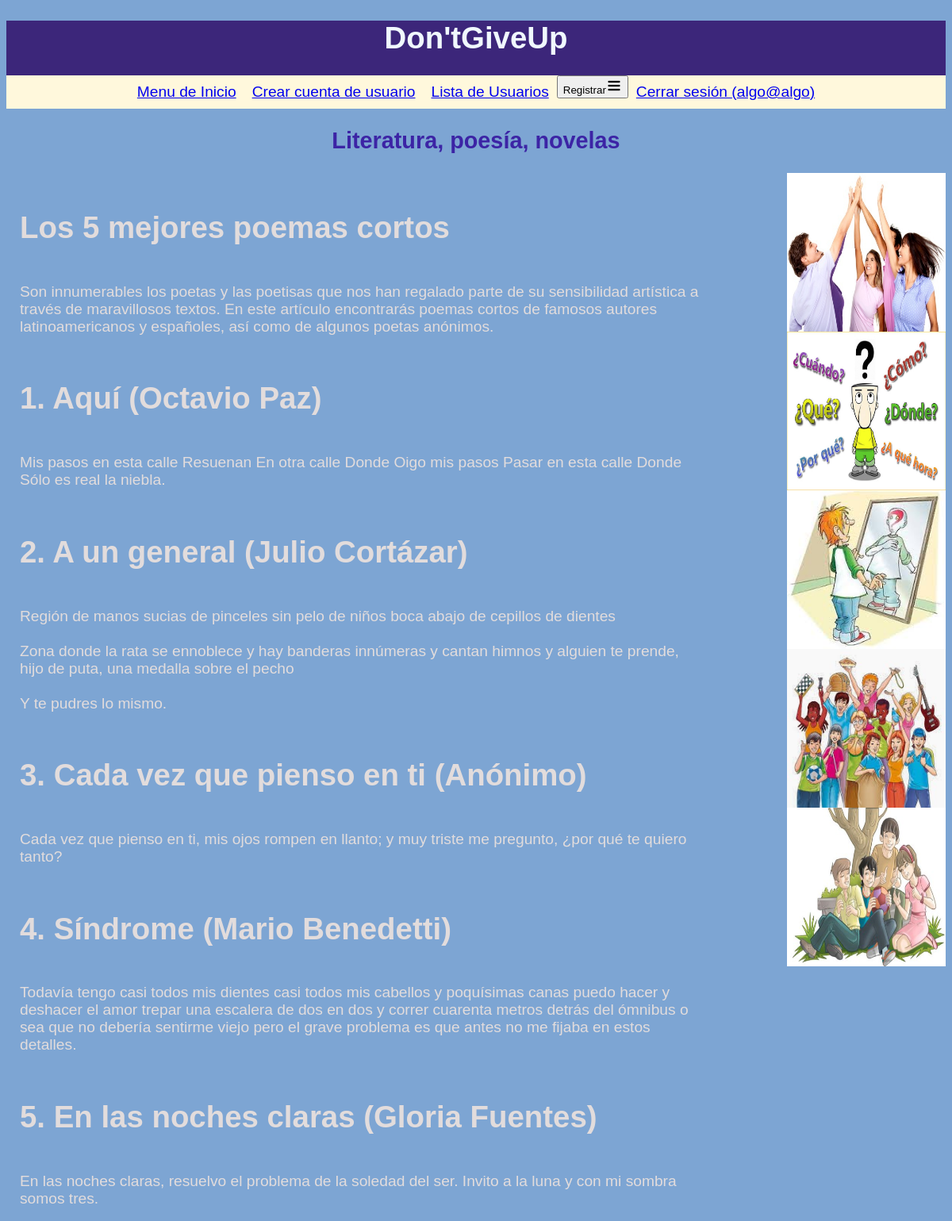
/poesia.php (signed in), run on the app's committed database.
### tables this page shows
CREATE TABLE `poesia` (
  `id` int(11) NOT NULL,
  `titulo` varchar(500) NOT NULL,
  `contenido` text NOT NULL
);

### poesia.php (the view, shortened to what this page needs)
<?php
include 'config.php';
$db = new PDO("mysql:host=$direccion;dbname=$bd;charset=utf8mb4", $usuario, $pass);
$stmt=$db ->query("SELECT * FROM poesia");
$guia =$stmt->fetchAll();
?>
<!DOCTYPE html>
<html lang="en">
<head>
    <link rel="stylesheet" href="style.css">
</head>
<body>
    <?php include 'cabecera.php' ?>
    <h2>Literatura, poesía, novelas</h2>
    <?php include 'ilustraciones.php' ?>
    <div id="tabla">
        <table>
            <tr>
                <th></th>
            </tr>
        <?php foreach($guia as $g) { ?>
        <tr>
            <td><h1><?php echo $g["titulo"] ?></h1><br>
            <?php echo nl2br($g['contenido']) ?></td>
            </tr>
        <?php } ?>
        </table>
    </div>
</body>
</html>

### style.css (style rules this page uses)
body { background-color: rgb(125, 165, 211); font-family: arial; font-size: 1.2em; }
h1 { text-align: center; }
h2 { color: rgb(60, 36, 165); text-align: center; }
td { color: rgb(226, 220, 220); }
#tabla { width:900px; float: left; }
table { width: 100%; word-wrap: inherit; }
td { text-align: left; vertical-align: top; padding: 15px 15px 15px 15px; }
td, h1 { text-align: left; }

### data on the page
poesia: titulo "Los 5 mejores poemas cortos", contenido "Son innumerables los poetas y las poetisas que nos han regalado parte de su sensibilidad artística a través de maravillosos textos. En este artículo encontrarás poemas cortos de famosos autores latinoamericanos y españoles, así como de algunos poetas anónimos."
poesia: titulo "1. Aquí (Octavio Paz)", contenido "Mis pasos en esta calle Resuenan En otra calle Donde Oigo mis pasos Pasar en esta calle Donde Sólo es real la niebla."
poesia: titulo "2. A un general (Julio Cortázar)", contenido "Región de manos sucias de pinceles sin pelo de niños boca abajo de cepillos de dientes Zona donde la rata se ennoblece y hay banderas innúmeras y cantan himnos y alguien te prende, hijo de puta, una medalla sobre el pecho Y te pudres lo mismo."
poesia: titulo "3. Cada vez que pienso en ti (Anónimo)", contenido "Cada vez que pienso en ti, mis ojos rompen en llanto; y muy triste me pregunto, ¿por qué te quiero tanto?"
poesia: titulo "4. Síndrome (Mario Benedetti)", contenido "Todavía tengo casi todos mis dientes casi todos mis cabellos y poquísimas canas puedo hacer y deshacer el amor trepar una escalera de dos en dos y correr cuarenta metros detrás del ómnibus o sea que no debería sentirme viejo pero el grave problema es que antes no me fijaba en estos detalles."
poesia: titulo "5. En las noches claras (Gloria Fuentes)", contenido "En las noches claras, resuelvo el problema de la soledad del ser. Invito a la luna y con mi sombra somos tres."

### other printed values
$_SESSION["correo"] "algo@algo"
